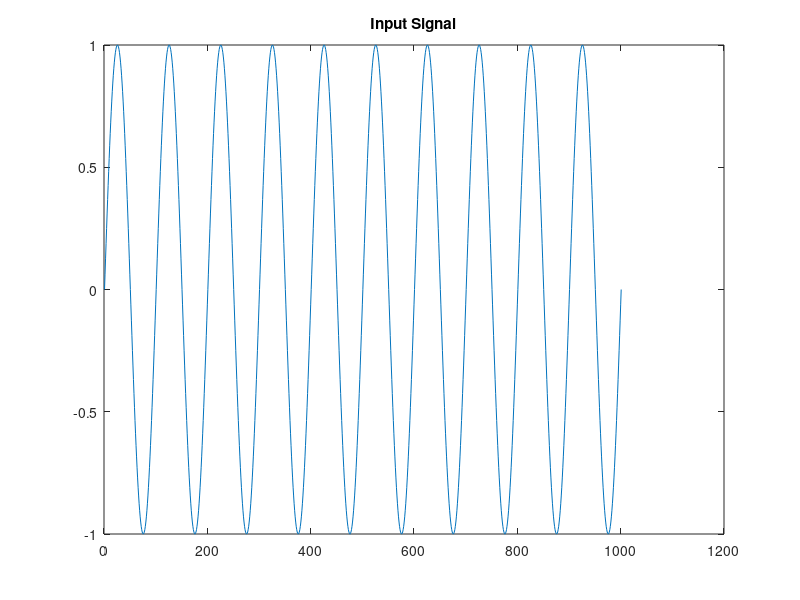
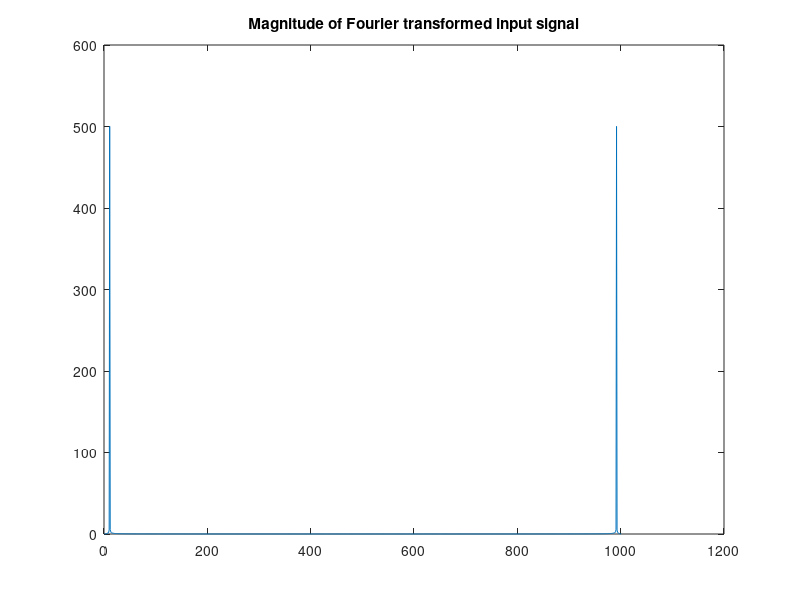
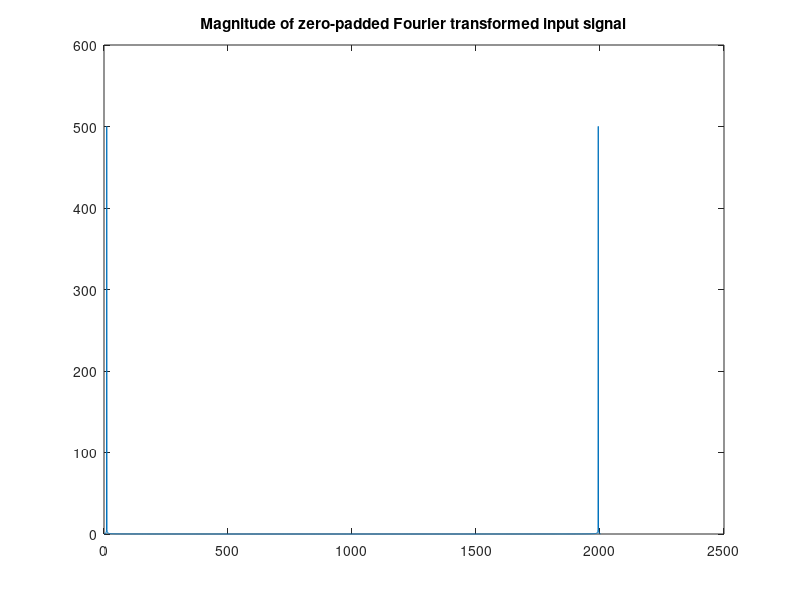
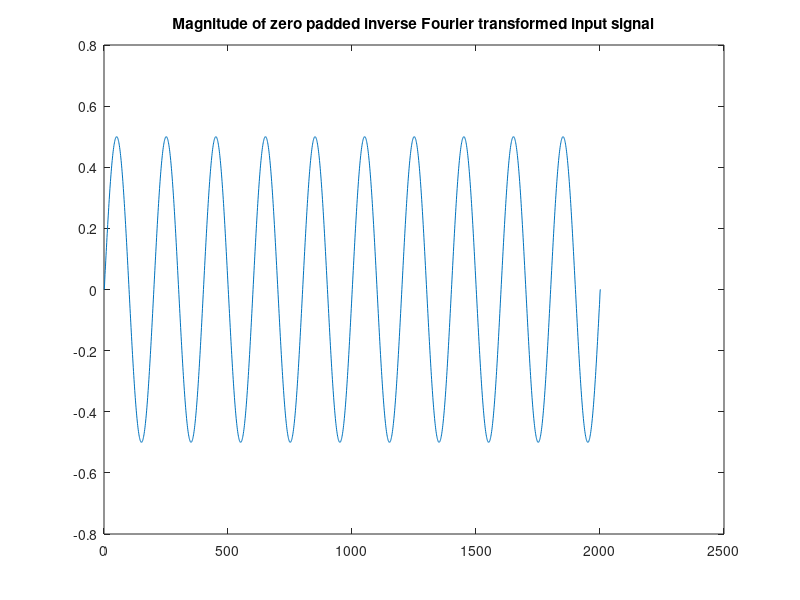

The MATLAB script that drew these images, in order:
% Zero Padding / Interpolation example 
% EECE 4510 / 5510 - Marquette University
% Fred J. Frigo, Ph.D.
%

% Periodic waveform parameters
ff = 10;     % desired frequency in Hz
dur = 1.0;   % duration of the waveform in seconds

tt = 0:1/(100*ff):dur; %-- gives 100 samples per period
xx = sin(2*pi*ff*tt);
N = max(size(tt));  % number of samples

figure();
plot( xx );
title('Input Signal');

% Fourier transform the original signal
yy=fft(xx);   
figure();
plot(abs(yy));
title('Magnitude of Fourier transformed input signal');


% Zero pad the frequecy coefficients array by factor of 2
ZP = 2;
zz=zeros(1,ZP*N);
N2=int16(0.5*N);
% Copy first half of FFT results to array.
zz(1:N2)= yy(1:N2);
% Copy last half of FFT results to array.
zz((ZP*N)-N2:ZP*N)= yy(N2-1:N);

figure();
plot(abs(zz));
title('Magnitude of zero-padded Fourier transformed input signal');

% Inverse Fourier transform and plot interpolated signal
znew=ifft(zz); 
figure();
plot(real(znew));
title('Magnitude of zero padded inverse Fourier transformed input signal');